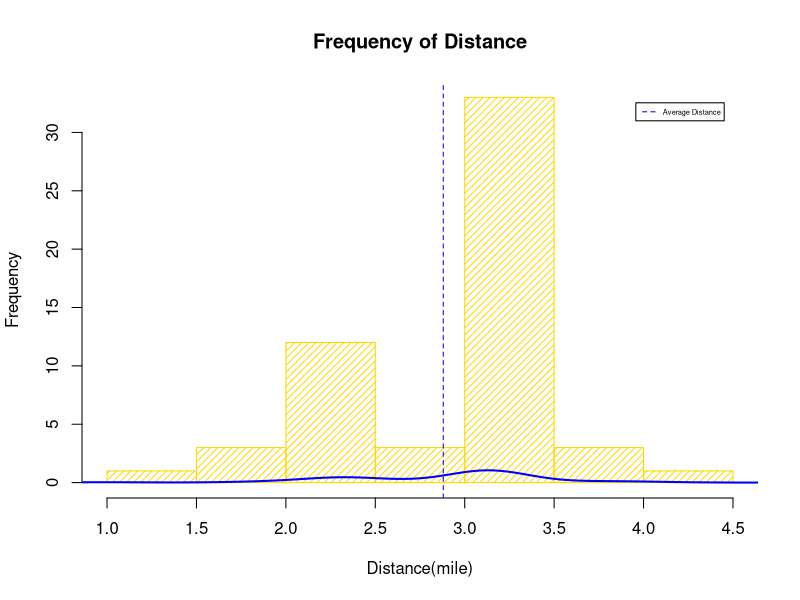
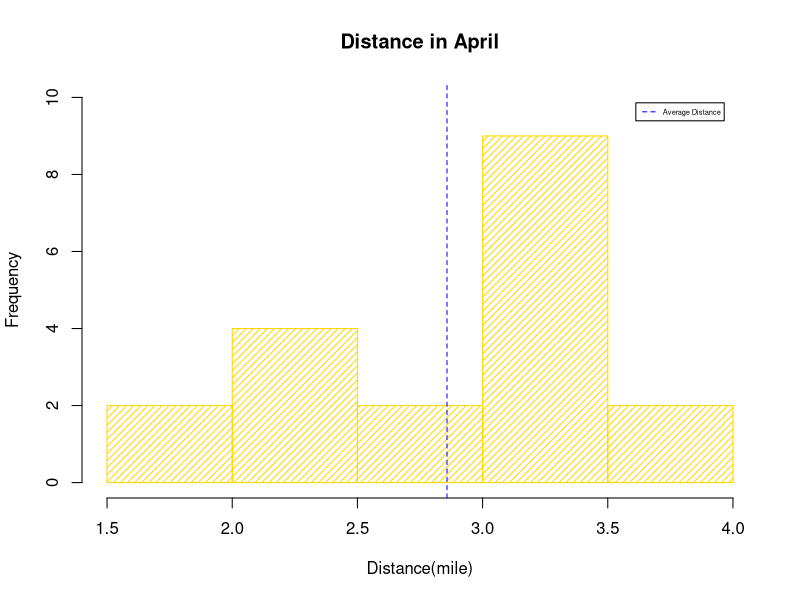
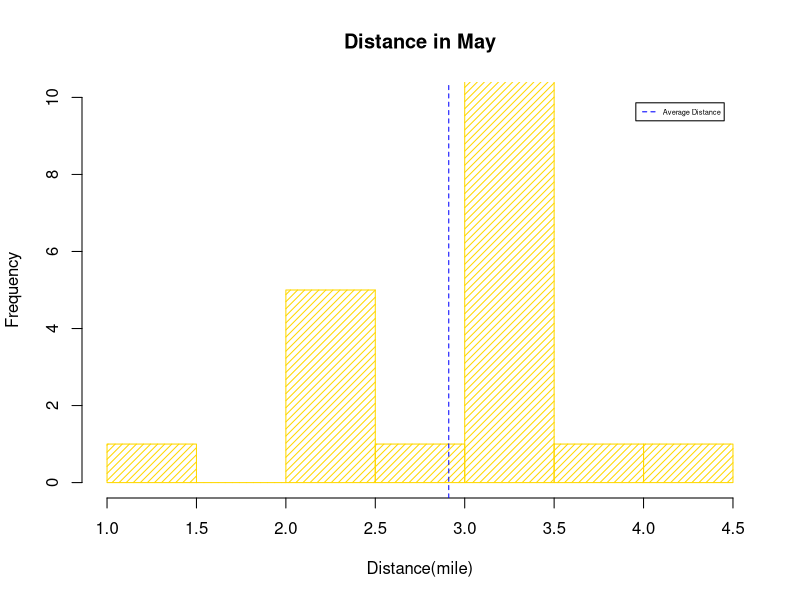
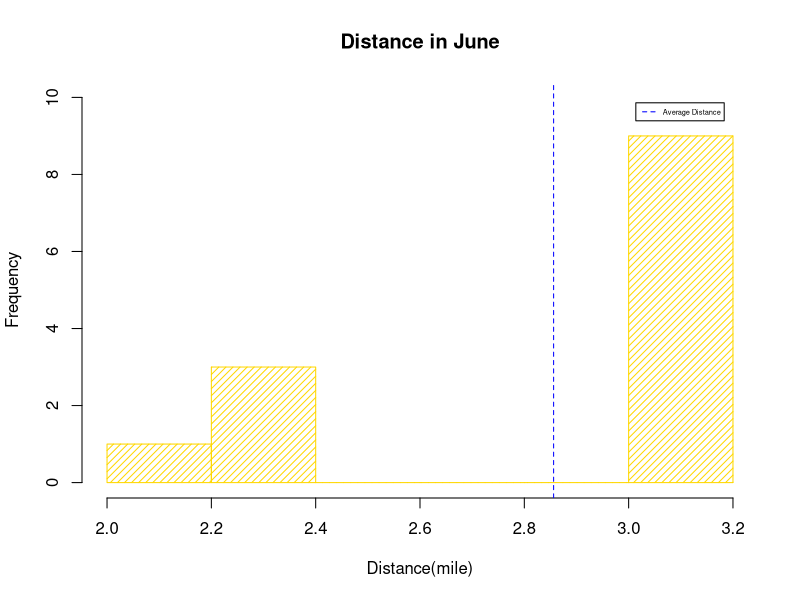

The R source for these figures, in order:
## ---- chunk 1
# importing the csv file containg all my running data
workout<-read.csv("Workout.csv",header=TRUE)
head(workout)
str(workout)
## ---- chunk 2
# converting the column extracted from "workout" into numeric type
as.numeric(workout$Distance)
# amount of runs
times<-length(workout$Distance)
times
# sum of distance
sum<-sum(workout$Distance)
sum
# histogram displaying the frequency of distance
hist(workout$Distance,breaks=10,density=20,col="gold",main="Frequency of Distance",xlab="Distance(mile)")
#drawing line that shows the averg. distance & creating the legend
average.dis<-sum/times
average.dis
lines(density(workout$Distance),lwd=2,col="blue")
abline(v=average.dis,lty=2,col="blue")
legend("topright", c("Average Distance"),col="blue",lty=2,inset=0.05,cex=0.45)

# constructing barplots for each month
by.month<-table(workout$Month)
by.month

# histogram for april; constructing in the same manner as above
april<-data.frame(workout$Month,workout$Distance)[1:19,]
april
average.april<-sum(april$workout.Distance)/19
average.april
hist(april$workout.Distance,breaks=5,density=20,col="gold",main="Distance in April",xlab="Distance(mile)",ylim=c(0,10))
abline(v=average.april,lty=2,col="blue")
legend("topright", c("Average Distance"),col="blue",lty=2,inset=0.05,cex=0.45)

# histogram for may;
may<-data.frame(workout$Month,workout$Distance)[20:43,]
may
average.may<-sum(may$workout.Distance)/24
average.may
hist(may$workout.Distance,breaks=5,density=20,col="gold",main="Distance in May",xlab="Distance(mile)",ylim=c(0,10))
abline(v=average.may,lty=2,col="blue")
legend("topright", c("Average Distance"),col="blue",lty=2,inset=0.05,cex=0.45)

# histogram for june;
june<-data.frame(workout$Month,workout$Distance)[44:56,]
june
average.june<-sum(june$workout.Distance)/13
average.june
hist(june$workout.Distance,breaks=5,density=20,col="gold",main="Distance in June",xlab="Distance(mile)",ylim=c(0,10))
abline(v=average.june,lty=2,col="blue")
legend("topright", c("Average Distance"),col="blue",lty=2,inset=0.05,cex=0.45)
